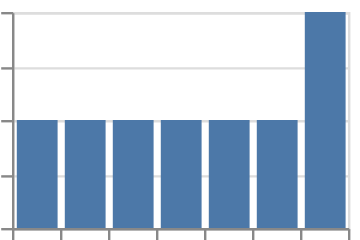

Describe this chart as a Vega-Lite specification.
### Vega-Lite specification from a JSON file in a GitHub repository (floating-point values rounded to 4 significant figures)
{"$schema": "https://vega.github.io/schema/vega-lite/v6.json", "description": "binSpacing bites; minBandSize does nothing for a binned bar in vega-lite and is kept to pin that", "padding": 5, "autosize": "none", "data": {"name": "table", "values": [{"c": "A", "g": "p", "x": 1, "y": 2, "v": 5, "t": "2024-01-15", "o": {"v": 3}, "IMDB Rating": 6.1, "d": "x1"}, {"c": "B", "g": "q", "x": 2, "y": 4, "v": 9, "t": "2024-02-20", "o": {"v": 7}, "IMDB Rating": 7.4, "d": "x2"}, {"c": "A", "g": "q", "x": 3, "y": 3, "v": 2, "t": "2024-03-05", "o": {"v": 1}, "IMDB Rating": 5.2, "d": "x1"}, {"c": "C", "g": "p", "x": 4, "y": 6, "v": 7, "t": "2024-05-30", "o": {"v": 4}, "IMDB Rating": 8.8, "d": "x3"}, {"c": "B", "g": "p", "x": 5, "y": 5, "v": 4, "t": "2024-07-11", "o": {"v": 9}, "IMDB Rating": 6.9, "d": "x2"}, {"c": "C", "g": "q", "x": 6, "y": 8, "v": 6, "t": "2024-09-02", "o": {"v": 2}, "IMDB Rating": 7.7, "d": "x3"}, {"c": "A", "g": "p", "x": 7, "y": 7, "v": 8, "t": "2024-11-25", "o": {"v": 5}, "IMDB Rating": 4.4, "d": "x1"}, {"c": "B", "g": "q", "x": 8, "y": 9, "v": 3, "t": "2024-12-31", "o": {"v": 8}, "IMDB Rating": 9.1, "d": "x2"}]}, "width": 140, "height": 90, "mark": {"type": "bar", "binSpacing": 3, "minBandSize": 2}, "encoding": {"x": {"field": "v", "bin": true, "type": "quantitative"}, "y": {"aggregate": "count"}}}
